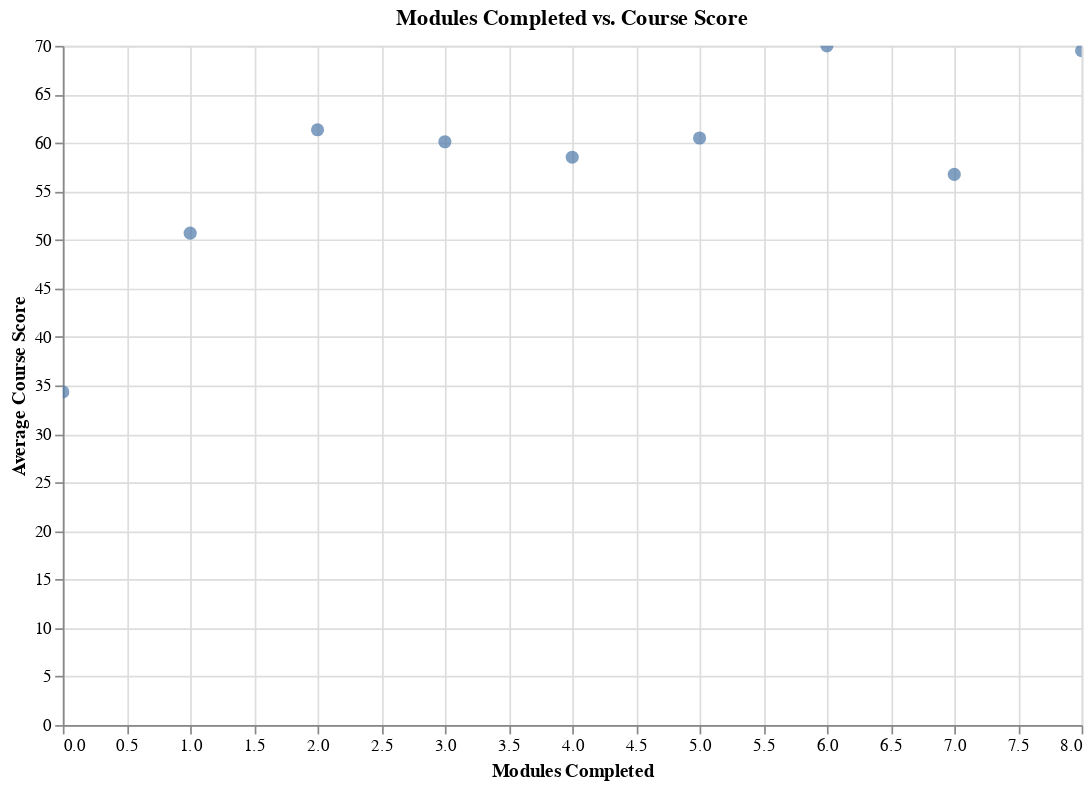

Here is the notebook cell this chart was saved with:
### Markdown cell above
Hypothesis: There is a positive relationship between the number of modules completed in a course and the course score achieved by the employee.

### Code cell
# Aggregate data based on modules completed
modules_performance = employee_performance.groupby('modules_completed').agg({
    'course_score': 'mean'
}).reset_index()

# Create scatter plot for modules completed vs course score
chart4 = alt.Chart(modules_performance).mark_circle(size=60).encode(
    x=alt.X('modules_completed:Q', title='Modules Completed'),
    y=alt.Y('course_score:Q', title='Average Course Score'),
    tooltip=['modules_completed', 'course_score']
).properties(
    title='Modules Completed vs. Course Score',
    width=600,
    height=400
).interactive()

chart4.show()

### Figure 1 — Vega-Lite specification as saved in the notebook (floating-point values rounded to 4 significant figures)
{"config": {"view": {"continuousWidth": 300, "continuousHeight": 300}}, "data": {"name": "data-732bdfa4853538cfe238560d904a04fe"}, "mark": {"type": "circle", "size": 60}, "encoding": {"tooltip": [{"field": "modules_completed", "type": "quantitative"}, {"field": "course_score", "type": "quantitative"}], "x": {"field": "modules_completed", "title": "Modules Completed", "type": "quantitative"}, "y": {"field": "course_score", "title": "Average Course Score", "type": "quantitative"}}, "height": 400, "params": [{"name": "param_11", "select": {"type": "interval", "encodings": ["x", "y"]}, "bind": "scales"}], "title": "Modules Completed vs. Course Score", "width": 600, "$schema": "https://vega.github.io/schema/vega-lite/v5.20.1.json", "datasets": {"data-732bdfa4853538cfe238560d904a04fe": [{"modules_completed": 0.0, "course_score": 34.33}, {"modules_completed": 1.0, "course_score": 50.69}, {"modules_completed": 2.0, "course_score": 61.35}, {"modules_completed": 3.0, "course_score": 60.12}, {"modules_completed": 4.0, "course_score": 58.52}, {"modules_completed": 5.0, "course_score": 60.5}, {"modules_completed": 6.0, "course_score": 70.0}, {"modules_completed": 7.0, "course_score": 56.75}, {"modules_completed": 8.0, "course_score": 69.5}]}}
